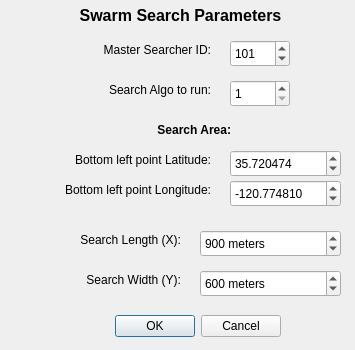
<?xml version="1.0" encoding="UTF-8"?>
<ui version="4.0">
 <class>swarmSearchDialog</class>
 <widget class="QDialog" name="swarmSearchDialog">
  <property name="geometry">
   <rect>
    <x>0</x>
    <y>0</y>
    <width>355</width>
    <height>350</height>
   </rect>
  </property>
  <property name="windowTitle">
   <string>Dialog</string>
  </property>
  <widget class="QDialogButtonBox" name="btnbx_CancelOK">
   <property name="geometry">
    <rect>
     <x>-60</x>
     <y>310</y>
     <width>341</width>
     <height>32</height>
    </rect>
   </property>
   <property name="orientation">
    <enum>Qt::Horizontal</enum>
   </property>
   <property name="standardButtons">
    <set>QDialogButtonBox::Cancel|QDialogButtonBox::Ok</set>
   </property>
  </widget>
  <widget class="QLabel" name="lbl_swarmSearch">
   <property name="geometry">
    <rect>
     <x>60</x>
     <y>0</y>
     <width>241</width>
     <height>31</height>
    </rect>
   </property>
   <property name="font">
    <font>
     <pointsize>12</pointsize>
     <weight>75</weight>
     <bold>true</bold>
    </font>
   </property>
   <property name="text">
    <string>Swarm Search Parameters</string>
   </property>
   <property name="alignment">
    <set>Qt::AlignCenter</set>
   </property>
   <property name="wordWrap">
    <bool>true</bool>
   </property>
  </widget>
  <widget class="QLabel" name="lbl_masterID">
   <property name="geometry">
    <rect>
     <x>70</x>
     <y>40</y>
     <width>141</width>
     <height>20</height>
    </rect>
   </property>
   <property name="toolTip">
    <string>&lt;html&gt;&lt;head/&gt;&lt;body&gt;&lt;p&gt;ID of UAV to be Master Searcher&lt;/p&gt;&lt;/body&gt;&lt;/html&gt;</string>
   </property>
   <property name="layoutDirection">
    <enum>Qt::LeftToRight</enum>
   </property>
   <property name="text">
    <string>Master Searcher ID:</string>
   </property>
   <property name="alignment">
    <set>Qt::AlignRight|Qt::AlignTrailing|Qt::AlignVCenter</set>
   </property>
  </widget>
  <widget class="QSpinBox" name="masterID_spinBox">
   <property name="geometry">
    <rect>
     <x>230</x>
     <y>40</y>
     <width>60</width>
     <height>27</height>
    </rect>
   </property>
   <property name="maximum">
    <number>255</number>
   </property>
   <property name="value">
    <number>101</number>
   </property>
  </widget>
  <widget class="QLabel" name="lbl_searchEnum">
   <property name="geometry">
    <rect>
     <x>70</x>
     <y>80</y>
     <width>141</width>
     <height>20</height>
    </rect>
   </property>
   <property name="toolTip">
    <string>&lt;html&gt;&lt;head/&gt;&lt;body&gt;&lt;p&gt;Enumeration of search algorithm to run&lt;/p&gt;&lt;/body&gt;&lt;/html&gt;</string>
   </property>
   <property name="layoutDirection">
    <enum>Qt::LeftToRight</enum>
   </property>
   <property name="text">
    <string>Search Algo to run:</string>
   </property>
   <property name="alignment">
    <set>Qt::AlignRight|Qt::AlignTrailing|Qt::AlignVCenter</set>
   </property>
  </widget>
  <widget class="QSpinBox" name="searchAlgo_spinBox">
   <property name="geometry">
    <rect>
     <x>230</x>
     <y>80</y>
     <width>60</width>
     <height>27</height>
    </rect>
   </property>
   <property name="minimum">
    <number>1</number>
   </property>
   <property name="maximum">
    <number>2</number>
   </property>
  </widget>
  <widget class="QLabel" name="lbl_searchArea">
   <property name="geometry">
    <rect>
     <x>140</x>
     <y>120</y>
     <width>91</width>
     <height>20</height>
    </rect>
   </property>
   <property name="font">
    <font>
     <weight>75</weight>
     <bold>true</bold>
    </font>
   </property>
   <property name="toolTip">
    <string/>
   </property>
   <property name="layoutDirection">
    <enum>Qt::LeftToRight</enum>
   </property>
   <property name="text">
    <string>Search Area:</string>
   </property>
   <property name="alignment">
    <set>Qt::AlignRight|Qt::AlignTrailing|Qt::AlignVCenter</set>
   </property>
  </widget>
  <widget class="QLabel" name="lbl_searchArea_Length">
   <property name="geometry">
    <rect>
     <x>50</x>
     <y>230</y>
     <width>131</width>
     <height>20</height>
    </rect>
   </property>
   <property name="toolTip">
    <string>&lt;html&gt;&lt;head/&gt;&lt;body&gt;&lt;p&gt;Distance between left and right bound of the search area&lt;/p&gt;&lt;/body&gt;&lt;/html&gt;</string>
   </property>
   <property name="layoutDirection">
    <enum>Qt::LeftToRight</enum>
   </property>
   <property name="text">
    <string>Search Length (X):</string>
   </property>
   <property name="alignment">
    <set>Qt::AlignRight|Qt::AlignTrailing|Qt::AlignVCenter</set>
   </property>
  </widget>
  <widget class="QLabel" name="lbl_searchArea_Width">
   <property name="geometry">
    <rect>
     <x>60</x>
     <y>270</y>
     <width>121</width>
     <height>20</height>
    </rect>
   </property>
   <property name="toolTip">
    <string>&lt;html&gt;&lt;head/&gt;&lt;body&gt;&lt;p&gt;Distance between top and bottom bound of search area&lt;/p&gt;&lt;/body&gt;&lt;/html&gt;</string>
   </property>
   <property name="layoutDirection">
    <enum>Qt::LeftToRight</enum>
   </property>
   <property name="text">
    <string>Search Width (Y):</string>
   </property>
   <property name="alignment">
    <set>Qt::AlignRight|Qt::AlignTrailing|Qt::AlignVCenter</set>
   </property>
  </widget>
  <widget class="QLabel" name="lbl_searchArea_Lat">
   <property name="geometry">
    <rect>
     <x>20</x>
     <y>150</y>
     <width>191</width>
     <height>20</height>
    </rect>
   </property>
   <property name="toolTip">
    <string>&lt;html&gt;&lt;head/&gt;&lt;body&gt;&lt;p&gt;Latitude of the bottom point of search area&lt;/p&gt;&lt;/body&gt;&lt;/html&gt;</string>
   </property>
   <property name="layoutDirection">
    <enum>Qt::LeftToRight</enum>
   </property>
   <property name="text">
    <string>Bottom left point Latitude:</string>
   </property>
   <property name="alignment">
    <set>Qt::AlignRight|Qt::AlignTrailing|Qt::AlignVCenter</set>
   </property>
  </widget>
  <widget class="QLabel" name="lbl_searchArea_Lon">
   <property name="geometry">
    <rect>
     <x>10</x>
     <y>180</y>
     <width>201</width>
     <height>20</height>
    </rect>
   </property>
   <property name="toolTip">
    <string>&lt;html&gt;&lt;head/&gt;&lt;body&gt;&lt;p&gt;Longitude of the bottom point of search area&lt;/p&gt;&lt;/body&gt;&lt;/html&gt;</string>
   </property>
   <property name="layoutDirection">
    <enum>Qt::LeftToRight</enum>
   </property>
   <property name="text">
    <string>Bottom left point Longitude:</string>
   </property>
   <property name="alignment">
    <set>Qt::AlignRight|Qt::AlignTrailing|Qt::AlignVCenter</set>
   </property>
  </widget>
  <widget class="QDoubleSpinBox" name="doubleSpinBox_Lat">
   <property name="geometry">
    <rect>
     <x>230</x>
     <y>150</y>
     <width>111</width>
     <height>27</height>
    </rect>
   </property>
   <property name="decimals">
    <number>6</number>
   </property>
   <property name="minimum">
    <double>-90.000000000000000</double>
   </property>
   <property name="maximum">
    <double>90.000000000000000</double>
   </property>
   <property name="singleStep">
    <double>0.000001000000000</double>
   </property>
   <property name="value">
    <double>35.720474000000003</double>
   </property>
  </widget>
  <widget class="QDoubleSpinBox" name="doubleSpinBox_Lon">
   <property name="geometry">
    <rect>
     <x>230</x>
     <y>180</y>
     <width>111</width>
     <height>27</height>
    </rect>
   </property>
   <property name="decimals">
    <number>6</number>
   </property>
   <property name="minimum">
    <double>-180.000000000000000</double>
   </property>
   <property name="maximum">
    <double>180.000000000000000</double>
   </property>
   <property name="singleStep">
    <double>0.000001000000000</double>
   </property>
   <property name="value">
    <double>-120.774810000000002</double>
   </property>
  </widget>
  <widget class="QDoubleSpinBox" name="doubleSpinBox_Length">
   <property name="geometry">
    <rect>
     <x>200</x>
     <y>230</y>
     <width>141</width>
     <height>27</height>
    </rect>
   </property>
   <property name="suffix">
    <string> meters</string>
   </property>
   <property name="decimals">
    <number>0</number>
   </property>
   <property name="minimum">
    <double>1.000000000000000</double>
   </property>
   <property name="maximum">
    <double>37950.000000000000000</double>
   </property>
   <property name="singleStep">
    <double>1.000000000000000</double>
   </property>
   <property name="value">
    <double>900.000000000000000</double>
   </property>
  </widget>
  <widget class="QDoubleSpinBox" name="doubleSpinBox_Width">
   <property name="geometry">
    <rect>
     <x>200</x>
     <y>270</y>
     <width>141</width>
     <height>27</height>
    </rect>
   </property>
   <property name="suffix">
    <string> meters</string>
   </property>
   <property name="decimals">
    <number>0</number>
   </property>
   <property name="minimum">
    <double>1.000000000000000</double>
   </property>
   <property name="maximum">
    <double>37950.000000000000000</double>
   </property>
   <property name="singleStep">
    <double>1.000000000000000</double>
   </property>
   <property name="value">
    <double>600.000000000000000</double>
   </property>
  </widget>
 </widget>
 <resources/>
 <connections>
  <connection>
   <sender>btnbx_CancelOK</sender>
   <signal>accepted()</signal>
   <receiver>swarmSearchDialog</receiver>
   <slot>accept()</slot>
   <hints>
    <hint type="sourcelabel">
     <x>248</x>
     <y>254</y>
    </hint>
    <hint type="destinationlabel">
     <x>157</x>
     <y>274</y>
    </hint>
   </hints>
  </connection>
  <connection>
   <sender>btnbx_CancelOK</sender>
   <signal>rejected()</signal>
   <receiver>swarmSearchDialog</receiver>
   <slot>reject()</slot>
   <hints>
    <hint type="sourcelabel">
     <x>316</x>
     <y>260</y>
    </hint>
    <hint type="destinationlabel">
     <x>286</x>
     <y>274</y>
    </hint>
   </hints>
  </connection>
 </connections>
</ui>
